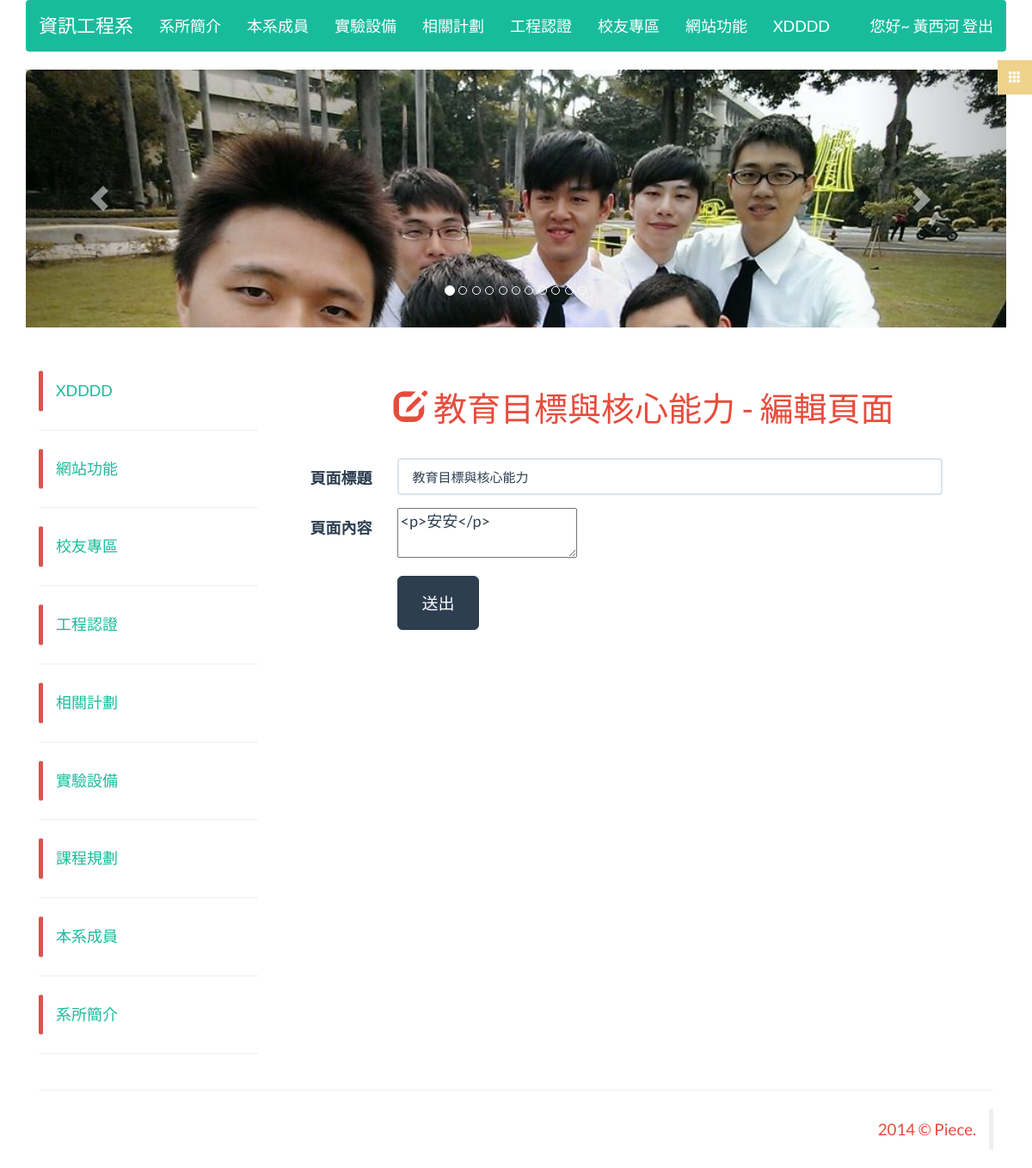
Screenshot of /page/edit_page/1 (signed in) with the database file from the repository.
### tables this page shows
CREATE TABLE IF NOT EXISTS `page` (
`pageId` int(11) NOT NULL,
  `pageName` varchar(100) NOT NULL,
  `pageClass` varchar(100) NOT NULL,
  `pageContent` text NOT NULL
);

CREATE TABLE IF NOT EXISTS `page_category` (
`pageClass` int(11) NOT NULL,
  `pageClassName` varchar(100) NOT NULL
);

### application/controllers/page.php (called while the page is built, shortened)
<?php if ( ! defined('BASEPATH')) exit('No direct script access allowed');
class Page extends MY_Controller {
	function __construct(){
		parent::__construct();
		$this->load->model('page_model');
		$this->asideQuery = $this->aside_model->select_page();
	}
	public function edit_page($pageId = NULL){
		$query = $this->page_model->select_data_by_pageId($pageId);
		$this->load->view('edit_page', array(
			'query' => $query,
			'asideQuery' => $this->asideQuery,
			'headerQuery' => $this->headerQuery
			));
		return true;
	}
}

### index.php (called while the page is built, shortened)
<?php
require_once BASEPATH.'core/CodeIgniter.php';

### application/libraries/Session.php (called while the page is built, shortened)
<?php if ( ! defined('BASEPATH')) exit('No direct script access allowed');
class Session
{
    protected $sess_namespace = '';
    protected $store = array();
     private function initialize()
     {
        if (isset($_SESSION[$this->sess_namespace]) ) {
            $this->store = $_SESSION[$this->sess_namespace];
        }
        $destroy = false;
        if (!$destroy) {
            return;
        }
    }
    public function userdata($value)
    {
        if (isset($this->store[$value])) {
            return $this->store[$value];
        } else {
            return false;
        }
    }
    public function set_userdata($data = array(), $value = '')
    {
        if (is_string($data)) {
            $data = array($data => $value);
        }
        foreach ($data as $key => $val) {
            $this->store[$key] = $val;
        }
    }
}

### application/models/header_model.php (called while the page is built, shortened)
<?php if ( ! defined('BASEPATH')) exit('No direct script access allowed');
class header_model extends CI_Model{
	function select_header_data_by_page_category(){
		$this->db->select('*');
		$this->db->from('page');
		$this->db->join('page_category', 'page.pageClass = page_category.pageClass');
		$this->db->order_by("page_category.pageClass","asc");
		$query = $this->db->get();
		return $query->result();
	}
}

### application/core/MY_Controller.php (called while the page is built, shortened)
<?php if ( ! defined('BASEPATH')) exit('No direct script access allowed');
class MY_Controller extends CI_Controller {
	function __construct(){
		$this->header();
	}
	protected function header(){
		$this->headerQuery = $this->header_model->select_header_data_by_page_category();
		return true;
	}
}

### application/models/aside_model.php (called while the page is built, shortened)
<?php if ( ! defined('BASEPATH')) exit('No direct script access allowed');
class Aside_model extends CI_Model{
	function select_file(){
		$this->db->select('fileClass AS asideValue, fileClassName AS asideName');
		$this->db->from('file_category');
		$this->db->order_by("fileClass","desc");
		$query = $this->db->get();
		return $query->result();
	}
	function select_page(){
		$this->db->select('pageClass AS asideValue, pageClassName AS asideName');
		$this->db->from('page_category');
		$this->db->order_by("pageClass","desc");
		$query = $this->db->get();
		foreach ($query->result() as $key => $value) {
			$value->asideValue = 'page/category/'.$value->asideValue;
		}
		return $query->result();
	}
}

### application/models/page_model.php (called while the page is built, shortened)
<?php if ( ! defined('BASEPATH')) exit('No direct script access allowed');
class Page_model extends CI_Model{
	function select_data_by_pageId($pageId){
		$this->db->order_by("pageId","desc");
		$query = $this->db->get_where('page', array('pageId' => $pageId));
		return $query->row();
	}
}

### application/views/edit_page.php (the view, shortened to what this page needs)
<? @require_once('templates/_header.php');?>
<article class="row wow fadeInUp">
<h1 class="text-danger col-sm-offset-2"><span class="glyphicon glyphicon-edit"></span> <?= $query->pageName;?> - 編輯頁面</h1>
<br>
<form class="form-horizontal" role="form" method="post" action="<?= base_url('page/editing_page/'.$query->pageClass.'/'.$query->pageId)?>">
  <div class="form-group">
    <label class="col-sm-2 control-label">頁面標題</label>
    <div class="col-sm-9">
      <input type="text" class="form-control" name="pageName" placeholder="ex. 國際期刊" value="<?= $query->pageName;?>">
    </div>
  </div>
  <div class="form-group">
    <label class="col-sm-2 control-label">頁面內容</label>
    <div class="col-sm-9">
      <textarea class="ckeditor" name="pageContent"><?= $query->pageContent;?></textarea>
    </div>
  </div>
  <div class="form-group">
    <div class="col-sm-offset-2 col-sm-10">
      <button type="submit" class="btn btn-primary btn-lg">送出</button>
    </div>
  </div>
</form>
</article>
<? @require_once('templates/_footer.php');?>

### application/views/templates/_header.php (shortened to what this page needs)
<!DOCTYPE html>
<html>
<head>
  <link rel="stylesheet" type="text/css" href="<?=base_url('asset/css/flatly.bootstrap.min.css')?>">
  <link rel="stylesheet" type="text/css" href="<?=base_url('asset/css/font-awesome.min.css')?>">
  <link rel="stylesheet" type="text/css" href="<?=base_url('asset/css/menu.css')?>">
  <link rel="stylesheet" type="text/css" href="<?=base_url('asset/css/animate.css')?>">
  <link rel="stylesheet" type="text/css" href="<?=base_url('asset/css/piece.css')?>">
</head>
<body>
<div class="container">
<? if($this->session->userdata('account')){ ?>
<nav class="menu" id="theMenu">
  <div id="menuToggle"><span class="glyphicon glyphicon-th"></span></div>
</nav>
<? } ?>
<header class="row" style="margin: 0 0 50px 0;">
  <nav class="navbar navbar-default navbar-inverse" role="navigation" id="nav" style="z-index:1;">
    <div class="navbar-header">
      <a class="navbar-brand" href="<?= base_url('')?>">資訊工程系</a>
    </div>
    <div class="collapse navbar-collapse" id="bs-example-navbar-collapse-1">
      <ul class="nav navbar-nav">
        <ul class="hidden"><li>
        <?php $delay = 0;?>
        <?php $temp = -1?>
        <?php $animate_string = array('bounce', 'flash', 'pulse', 'bounceIn')?>
        <?php $animate_string = $animate_string[array_rand($animate_string)]?>
        <?php foreach ($headerQuery as $key => $value): ?>
          <?php if ($value->pageClass != $temp): ?>
            </ul></li>
            <li class="dropdown wow <?= $animate_string?>" data-wow-delay="<?=$delay+=0.1?>s">
            <a href="#" class="dropdown-toggle btn-hover-success" data-toggle="dropdown"><?= $value->pageClassName?></a>
            <ul class="dropdown-menu wow flipInX">
          <?php endif ?>
          <?php $temp = $value->pageClass; ?>
        <?php endforeach ?>
      </ul></li></ul>
      <?php if ( ! $this->session->userdata('account')): ?>
        <ul class="nav navbar-nav navbar-right">
          <li><a href="#"  data-toggle="modal" data-target="#login_btn">登入</a></li>
        </ul>
      <?php else: ?>
        <ul class="nav navbar-nav navbar-right">
          <li><a href="<?= base_url('user/logout')?>" >您好~ <?= $this->session->userdata('name')?> 登出</a></li>
        </ul>
      <?php endif ?>
    </div>
  </nav>
  <div id="carousel-example-generic" class="carousel slide" data-ride="carousel">
    <ol class="carousel-indicators">
      <li data-target="#carousel-example-generic" data-slide-to="0" class="active"></li>
      <li data-target="#carousel-example-generic" data-slide-to="1"></li>
      <li data-target="#carousel-example-generic" data-slide-to="2"></li>
      <li data-target="#carousel-example-generic" data-slide-to="3"></li>
      <li data-target="#carousel-example-generic" data-slide-to="4"></li>
      <li data-target="#carousel-example-generic" data-slide-to="5"></li>
      <li data-target="#carousel-example-generic" data-slide-to="6"></li>
      <li data-target="#carousel-example-generic" data-slide-to="7"></li>
      <li data-target="#carousel-example-generic" data-slide-to="8"></li>
      <li data-target="#carousel-example-generic" data-slide-to="9"></li>
      <li data-target="#carousel-example-generic" data-slide-to="10"></li>
    </ol>
    <div class="carousel-inner" role="listbox" style="height: 300px;">
      <div class="item active">
        <img src="<?=base_url('asset/img/banner/1.jpg')?>" class="img-rounded" alt="..." style="width:100%; height: 100%;">
      </div>
    </div>
    <a class="left carousel-control" href="#carousel-example-generic" role="button" data-slide="prev">
      <span class="glyphicon glyphicon-chevron-left" aria-hidden="true"></span>
    </a>
    <a class="right carousel-control" href="#carousel-example-generic" role="button" data-slide="next">
      <span class="glyphicon glyphicon-chevron-right" aria-hidden="true"></span>
    </a>
  </div>
</header>
<aside class="col-xs-12 col-sm-3 col-md-3">
  <ul class="nav nav-pills nav-stacked hidden-xs" >
    <?php $delay = 0;?>
    <?php foreach ($asideQuery as $key => $value): ?>
      <li class="wow slideInLeft" data-wow-delay="<?=$delay+=0.1?>s" data-wow-offset="-999" style="border: 1px solid #fff; border-radius:3px; border-left-color: #d9534f; border-left-width: 5px;">
        <a href="<?= base_url($value->asideValue)?>"><?= $value->asideName;?></a>
      </li>
      <hr>
    <?php endforeach ?>
  </ul>
</aside>
<div class="col-xs-12 col-sm-9 col-md-9">

### asset/css/menu.css (style rules this page uses)
.menu { position: fixed; right: -250px; width: 260px; height: 100%; top: 0; z-index: 10; text-align: left; }
.menu, .body-push { -webkit-transition: all .3s ease; -moz-transition: all .3s ease; -ms-transition: all .3s ease; -o-transition: all .3s ease; transition: all .3s ease; }
#menuToggle { position: absolute; top: 70px; left: -30px; z-index: 11; display: block; text-align: center; font-size: 14px; color: #ffffff; width: 40px; height: 40px; line-height: 40px; cursor: pointer; background: rgba(239,210,139,1); -webkit-transition: all .1s ease-in-out; -moz-transition: all .1s ease-in-out; -ms-transition: all .1s ease-in-out; -o-transition: all .1s ease-in-out; transition: all .1s ease-in-out; }

### rows the page displays
page: page_category.pageClassName "系所簡介", pageName "教育目標與核心能力", pageContent "<p>安安</p>"
page: page_category.pageClassName "本系成員"
page: page_category.pageClassName "實驗設備"
page: page_category.pageClassName "相關計劃"
page: page_category.pageClassName "工程認證"
page: page_category.pageClassName "校友專區"
page: page_category.pageClassName "網站功能"
page: page_category.pageClassName "XDDDD"
page_category: pageClassName "XDDDD"
page_category: pageClassName "網站功能"
page_category: pageClassName "校友專區"
page_category: pageClassName "工程認證"
page_category: pageClassName "相關計劃"
page_category: pageClassName "實驗設備"
page_category: pageClassName "課程規劃"
page_category: pageClassName "本系成員"
page_category: pageClassName "系所簡介"

### other values shown
$this->session->userdata('name') "黃西河"
